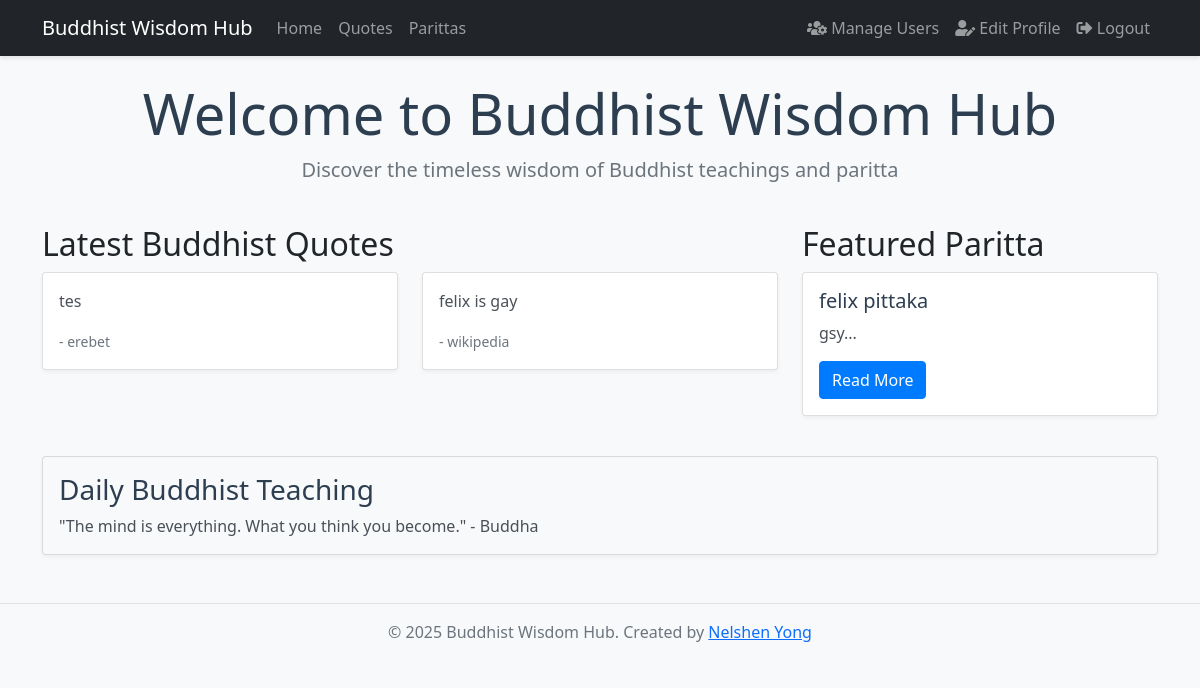
Screenshot of / (signed in) with the database file from the repository.
### app.py (models this page shows)
class Quote(db.Model):
    __tablename__ = 'quotes'
    id = db.Column(db.Integer, primary_key=True)
    content = db.Column(db.Text, nullable=False)
    source = db.Column(db.String(200))
    category = db.Column(db.String(50))
    date_added = db.Column(db.DateTime, default=datetime.utcnow)
    favorites = db.relationship('Favorite', backref='quote', lazy=True)

class Paritta(db.Model):
    __tablename__ = 'parittas'
    id = db.Column(db.Integer, primary_key=True)
    title = db.Column(db.String(200), nullable=False)
    content = db.Column(db.Text, nullable=False)
    meaning = db.Column(db.Text)
    category = db.Column(db.String(50))
    date_added = db.Column(db.DateTime, default=datetime.utcnow)
    favorites = db.relationship('Favorite', backref='paritta', lazy=True)

### app.py (the view)
@app.route('/')
def home():
    quotes = Quote.query.order_by(Quote.date_added.desc()).limit(5).all()
    parittas = Paritta.query.order_by(Paritta.date_added.desc()).limit(3).all()
    return render_template('home.html', quotes=quotes, parittas=parittas)

### app.py (called while the page is built)
def get_current_user():
    if 'user_id' in session:
        return User.query.get(session['user_id'])
    return None

@app.context_processor
def utility_processor():
    return dict(get_current_user=get_current_user)

### templates/home.html (shortened to what this page needs)
{% extends "base.html" %}  {% block content %}
<div class="row">
  <div class="col-md-12 text-center mb-4">
    <h1 class="display-4">Welcome to Buddhist Wisdom Hub</h1>
    <p class="lead">
      Discover the timeless wisdom of Buddhist teachings and paritta
    </p>
  </div>
</div>
<div class="row">
  <div class="col-md-8">
    <h2>Latest Buddhist Quotes</h2>
    <div class="row">
      {% for quote in quotes %}
      <div class="col-md-6 mb-4">
        <div class="card h-100">
          <div class="card-body">
            <p class="card-text">{{ quote.content }}</p>
            <p class="card-text">
              <small class="text-muted">- {{ quote.source }}</small>
            </p>
          </div>
        </div>
      </div>
      {% endfor %}
    </div>
  </div>
  <div class="col-md-4">
    <h2>Featured Paritta</h2>
    {% for paritta in parittas %}
    <div class="card mb-3">
      <div class="card-body">
        <h5 class="card-title">{{ paritta.title }}</h5>
        <p class="card-text">{{ paritta.content[:100] }}...</p>
        <a href="{{ url_for('parittas') }}" class="btn btn-primary"
          >Read More</a
        >
      </div>
    </div>
    {% endfor %}
  </div>
</div>
<div class="row mt-4">
  <div class="col-md-12">
    <div class="card bg-light">
      <div class="card-body">
        <h3 class="card-title">Daily Buddhist Teaching</h3>
        <p class="card-text">
          "The mind is everything. What you think you become." - Buddha
        </p>
      </div>
    </div>
  </div>
</div>
{% endblock %}

### static/css/style.css (style rules this page uses)
body { min-height: 100vh; display: flex; flex-direction: column; background-color: #f8f9fa; }
.card { box-shadow: 0 2px 4px rgba(0, 0, 0, 0.05); transition: transform 0.2s; }
.display-4 { color: #2c3e50; }
.lead { color: #6c757d; }
.card-title { color: #2c3e50; }
.card-text { color: #495057; }
.btn-primary { background-color: #007bff; border-color: #007bff; }

### rows the page displays
Quote: content "tes", source "erebet"
Quote: content "felix is gay", source "wikipedia"
Paritta: title "felix pittaka", content "gsy"
